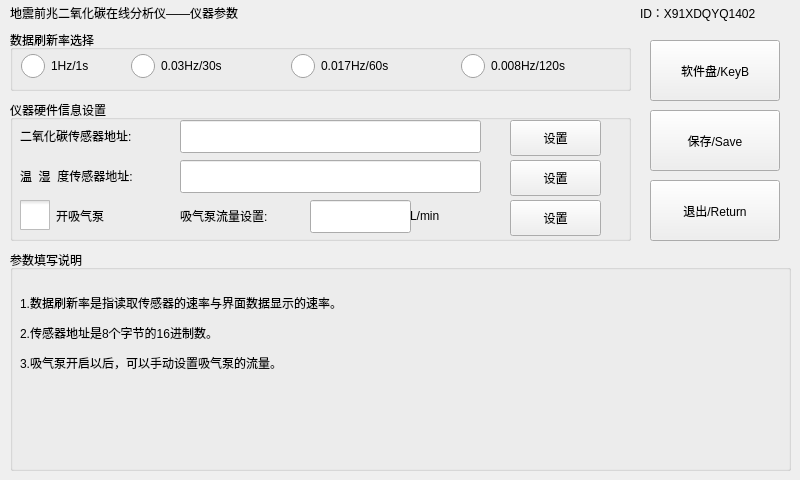
<?xml version="1.0" encoding="UTF-8"?>
<ui version="4.0">
 <class>saveForm</class>
 <widget class="QWidget" name="saveForm">
  <property name="geometry">
   <rect>
    <x>0</x>
    <y>0</y>
    <width>800</width>
    <height>480</height>
   </rect>
  </property>
  <property name="windowTitle">
   <string>Form</string>
  </property>
  <widget class="QPushButton" name="pushButton_return">
   <property name="geometry">
    <rect>
     <x>650</x>
     <y>180</y>
     <width>130</width>
     <height>61</height>
    </rect>
   </property>
   <property name="text">
    <string>退出/Return</string>
   </property>
  </widget>
  <widget class="QWidget" name="widget" native="true">
   <property name="geometry">
    <rect>
     <x>0</x>
     <y>0</y>
     <width>801</width>
     <height>28</height>
    </rect>
   </property>
   <widget class="QLabel" name="label">
    <property name="geometry">
     <rect>
      <x>10</x>
      <y>0</y>
      <width>441</width>
      <height>25</height>
     </rect>
    </property>
    <property name="text">
     <string>地震前兆二氧化碳在线分析仪——仪器参数</string>
    </property>
   </widget>
   <widget class="QLabel" name="label_2">
    <property name="geometry">
     <rect>
      <x>640</x>
      <y>0</y>
      <width>221</width>
      <height>25</height>
     </rect>
    </property>
    <property name="text">
     <string>ID：X91XDQYQ1402</string>
    </property>
   </widget>
  </widget>
  <widget class="QGroupBox" name="groupBox">
   <property name="geometry">
    <rect>
     <x>10</x>
     <y>30</y>
     <width>621</width>
     <height>61</height>
    </rect>
   </property>
   <property name="title">
    <string>数据刷新率选择</string>
   </property>
   <widget class="QRadioButton" name="radioButton_1">
    <property name="geometry">
     <rect>
      <x>10</x>
      <y>20</y>
      <width>111</width>
      <height>31</height>
     </rect>
    </property>
    <property name="styleSheet">
     <string notr="true">QRadioButton::indicator{width: 25px;
height: 25px;}</string>
    </property>
    <property name="text">
     <string>1Hz/1s</string>
    </property>
   </widget>
   <widget class="QRadioButton" name="radioButton_30">
    <property name="geometry">
     <rect>
      <x>120</x>
      <y>20</y>
      <width>162</width>
      <height>31</height>
     </rect>
    </property>
    <property name="styleSheet">
     <string notr="true">QRadioButton::indicator{width: 25px;
height: 25px;}</string>
    </property>
    <property name="text">
     <string>0.03Hz/30s</string>
    </property>
   </widget>
   <widget class="QRadioButton" name="radioButton_60">
    <property name="geometry">
     <rect>
      <x>280</x>
      <y>20</y>
      <width>162</width>
      <height>31</height>
     </rect>
    </property>
    <property name="styleSheet">
     <string notr="true">QRadioButton::indicator{width: 25px;
height: 25px;}</string>
    </property>
    <property name="text">
     <string>0.017Hz/60s</string>
    </property>
   </widget>
   <widget class="QRadioButton" name="radioButton_120">
    <property name="geometry">
     <rect>
      <x>450</x>
      <y>20</y>
      <width>171</width>
      <height>31</height>
     </rect>
    </property>
    <property name="styleSheet">
     <string notr="true">QRadioButton::indicator{width: 25px;
height: 25px;}</string>
    </property>
    <property name="text">
     <string>0.008Hz/120s</string>
    </property>
   </widget>
  </widget>
  <widget class="QGroupBox" name="groupBox_2">
   <property name="geometry">
    <rect>
     <x>10</x>
     <y>100</y>
     <width>621</width>
     <height>141</height>
    </rect>
   </property>
   <property name="title">
    <string>仪器硬件信息设置</string>
   </property>
   <widget class="QLabel" name="label_4">
    <property name="geometry">
     <rect>
      <x>10</x>
      <y>20</y>
      <width>211</width>
      <height>31</height>
     </rect>
    </property>
    <property name="text">
     <string>二氧化碳传感器地址:</string>
    </property>
   </widget>
   <widget class="QLabel" name="label_5">
    <property name="geometry">
     <rect>
      <x>10</x>
      <y>60</y>
      <width>211</width>
      <height>31</height>
     </rect>
    </property>
    <property name="text">
     <string>温  湿  度传感器地址:</string>
    </property>
   </widget>
   <widget class="QLabel" name="label_6">
    <property name="geometry">
     <rect>
      <x>170</x>
      <y>100</y>
      <width>171</width>
      <height>31</height>
     </rect>
    </property>
    <property name="text">
     <string>吸气泵流量设置:</string>
    </property>
   </widget>
   <widget class="QLineEdit" name="lineEdit_CO2">
    <property name="geometry">
     <rect>
      <x>170</x>
      <y>20</y>
      <width>301</width>
      <height>33</height>
     </rect>
    </property>
   </widget>
   <widget class="QLineEdit" name="lineEdit_Tem">
    <property name="geometry">
     <rect>
      <x>170</x>
      <y>60</y>
      <width>301</width>
      <height>33</height>
     </rect>
    </property>
   </widget>
   <widget class="QCheckBox" name="checkBox_SuctionPump">
    <property name="geometry">
     <rect>
      <x>10</x>
      <y>100</y>
      <width>134</width>
      <height>31</height>
     </rect>
    </property>
    <property name="styleSheet">
     <string notr="true">QCheckBox::indicator {
width: 30px;
height: 30px;
}</string>
    </property>
    <property name="text">
     <string>开吸气泵</string>
    </property>
   </widget>
   <widget class="QLineEdit" name="lineEdit_SuctionPump">
    <property name="geometry">
     <rect>
      <x>300</x>
      <y>100</y>
      <width>101</width>
      <height>33</height>
     </rect>
    </property>
   </widget>
   <widget class="QLabel" name="label_7">
    <property name="geometry">
     <rect>
      <x>400</x>
      <y>100</y>
      <width>71</width>
      <height>31</height>
     </rect>
    </property>
    <property name="text">
     <string>L/min</string>
    </property>
   </widget>
   <widget class="QPushButton" name="pushButton_CO2">
    <property name="geometry">
     <rect>
      <x>500</x>
      <y>20</y>
      <width>91</width>
      <height>36</height>
     </rect>
    </property>
    <property name="text">
     <string>设置</string>
    </property>
   </widget>
   <widget class="QPushButton" name="pushButton_Tem">
    <property name="geometry">
     <rect>
      <x>500</x>
      <y>60</y>
      <width>91</width>
      <height>36</height>
     </rect>
    </property>
    <property name="text">
     <string>设置</string>
    </property>
   </widget>
   <widget class="QPushButton" name="pushButton_SuctionPump">
    <property name="geometry">
     <rect>
      <x>500</x>
      <y>100</y>
      <width>91</width>
      <height>36</height>
     </rect>
    </property>
    <property name="text">
     <string>设置</string>
    </property>
   </widget>
  </widget>
  <widget class="QPushButton" name="pushButton_save">
   <property name="geometry">
    <rect>
     <x>650</x>
     <y>110</y>
     <width>130</width>
     <height>61</height>
    </rect>
   </property>
   <property name="text">
    <string>保存/Save</string>
   </property>
  </widget>
  <widget class="QPushButton" name="pushButton_keyboard">
   <property name="geometry">
    <rect>
     <x>650</x>
     <y>40</y>
     <width>130</width>
     <height>61</height>
    </rect>
   </property>
   <property name="text">
    <string>软件盘/KeyB</string>
   </property>
  </widget>
  <widget class="QGroupBox" name="groupBox_3">
   <property name="geometry">
    <rect>
     <x>10</x>
     <y>250</y>
     <width>781</width>
     <height>221</height>
    </rect>
   </property>
   <property name="title">
    <string>参数填写说明</string>
   </property>
   <widget class="QLabel" name="label_8">
    <property name="geometry">
     <rect>
      <x>10</x>
      <y>40</y>
      <width>581</width>
      <height>25</height>
     </rect>
    </property>
    <property name="text">
     <string>1.数据刷新率是指读取传感器的速率与界面数据显示的速率。</string>
    </property>
   </widget>
   <widget class="QLabel" name="label_9">
    <property name="geometry">
     <rect>
      <x>10</x>
      <y>70</y>
      <width>571</width>
      <height>25</height>
     </rect>
    </property>
    <property name="text">
     <string>2.传感器地址是8个字节的16进制数。</string>
    </property>
   </widget>
   <widget class="QLabel" name="label_10">
    <property name="geometry">
     <rect>
      <x>10</x>
      <y>100</y>
      <width>531</width>
      <height>25</height>
     </rect>
    </property>
    <property name="text">
     <string>3.吸气泵开启以后，可以手动设置吸气泵的流量。</string>
    </property>
   </widget>
   <widget class="QLabel" name="label_3">
    <property name="geometry">
     <rect>
      <x>560</x>
      <y>20</y>
      <width>211</width>
      <height>191</height>
     </rect>
    </property>
    <property name="text">
     <string/>
    </property>
   </widget>
  </widget>
 </widget>
 <resources/>
 <connections/>
</ui>
